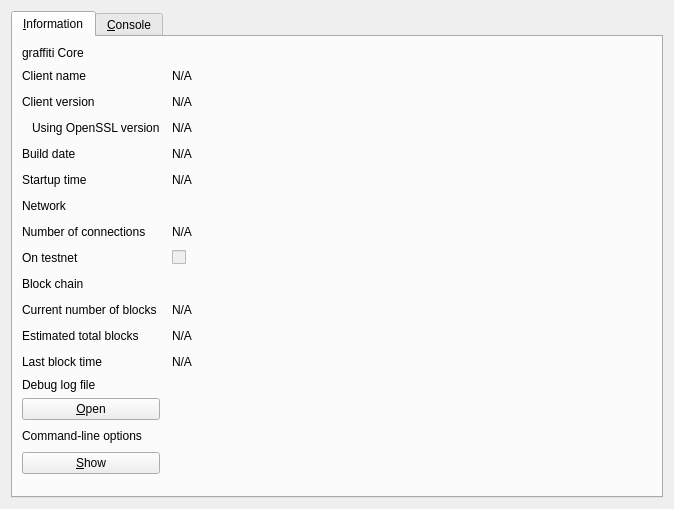
<?xml version="1.0" encoding="UTF-8"?>
<ui version="4.0">
 <class>RPCConsole</class>
 <widget class="QDialog" name="RPCConsole">
  <property name="geometry">
   <rect>
    <x>0</x>
    <y>0</y>
    <width>674</width>
    <height>509</height>
   </rect>
  </property>
  <property name="windowTitle">
   <string>graffiti - Debug window</string>
  </property>
  <layout class="QVBoxLayout" name="verticalLayout_2">
   <item>
    <widget class="QTabWidget" name="tabWidget">
     <property name="currentIndex">
      <number>0</number>
     </property>
     <widget class="QWidget" name="tab_info">
      <attribute name="title">
       <string>&amp;Information</string>
      </attribute>
      <layout class="QGridLayout" name="gridLayout" columnstretch="0,1,0,0">
       <property name="horizontalSpacing">
        <number>12</number>
       </property>
       <item row="12" column="0">
        <widget class="QLabel" name="label_2">
         <property name="text">
          <string>Last block time</string>
         </property>
        </widget>
       </item>
       <item row="9" column="0">
        <widget class="QLabel" name="label_10">
         <property name="font">
          <font>
           <weight>50</weight>
           <bold>false</bold>
          </font>
         </property>
         <property name="text">
          <string>Block chain</string>
         </property>
        </widget>
       </item>
       <item row="8" column="1">
        <widget class="QCheckBox" name="isTestNet">
         <property name="enabled">
          <bool>false</bool>
         </property>
         <property name="text">
          <string/>
         </property>
        </widget>
       </item>
       <item row="11" column="1">
        <widget class="QLabel" name="totalBlocks">
         <property name="cursor">
          <cursorShape>IBeamCursor</cursorShape>
         </property>
         <property name="text">
          <string>N/A</string>
         </property>
         <property name="textFormat">
          <enum>Qt::PlainText</enum>
         </property>
         <property name="textInteractionFlags">
          <set>Qt::LinksAccessibleByMouse|Qt::TextSelectableByKeyboard|Qt::TextSelectableByMouse</set>
         </property>
        </widget>
       </item>
       <item row="10" column="0">
        <widget class="QLabel" name="label_3">
         <property name="text">
          <string>Current number of blocks</string>
         </property>
        </widget>
       </item>
       <item row="7" column="1">
        <widget class="QLabel" name="numberOfConnections">
         <property name="cursor">
          <cursorShape>IBeamCursor</cursorShape>
         </property>
         <property name="text">
          <string>N/A</string>
         </property>
         <property name="textFormat">
          <enum>Qt::PlainText</enum>
         </property>
         <property name="textInteractionFlags">
          <set>Qt::LinksAccessibleByMouse|Qt::TextSelectableByKeyboard|Qt::TextSelectableByMouse</set>
         </property>
        </widget>
       </item>
       <item row="7" column="0">
        <widget class="QLabel" name="label_7">
         <property name="text">
          <string>Number of connections</string>
         </property>
        </widget>
       </item>
       <item row="10" column="1">
        <widget class="QLabel" name="numberOfBlocks">
         <property name="cursor">
          <cursorShape>IBeamCursor</cursorShape>
         </property>
         <property name="text">
          <string>N/A</string>
         </property>
         <property name="textFormat">
          <enum>Qt::PlainText</enum>
         </property>
         <property name="textInteractionFlags">
          <set>Qt::LinksAccessibleByMouse|Qt::TextSelectableByKeyboard|Qt::TextSelectableByMouse</set>
         </property>
        </widget>
       </item>
       <item row="8" column="0">
        <widget class="QLabel" name="label_8">
         <property name="text">
          <string>On testnet</string>
         </property>
        </widget>
       </item>
       <item row="11" column="0">
        <widget class="QLabel" name="label_4">
         <property name="text">
          <string>Estimated total blocks</string>
         </property>
        </widget>
       </item>
       <item row="4" column="2">
        <spacer name="horizontalSpacer">
         <property name="orientation">
          <enum>Qt::Horizontal</enum>
         </property>
         <property name="sizeHint" stdset="0">
          <size>
           <width>40</width>
           <height>20</height>
          </size>
         </property>
        </spacer>
       </item>
       <item row="1" column="2">
        <spacer name="horizontalSpacer_2">
         <property name="orientation">
          <enum>Qt::Horizontal</enum>
         </property>
         <property name="sizeHint" stdset="0">
          <size>
           <width>40</width>
           <height>20</height>
          </size>
         </property>
        </spacer>
       </item>
       <item row="2" column="2">
        <spacer name="horizontalSpacer_3">
         <property name="orientation">
          <enum>Qt::Horizontal</enum>
         </property>
         <property name="sizeHint" stdset="0">
          <size>
           <width>40</width>
           <height>20</height>
          </size>
         </property>
        </spacer>
       </item>
       <item row="3" column="2">
        <spacer name="horizontalSpacer_4">
         <property name="orientation">
          <enum>Qt::Horizontal</enum>
         </property>
         <property name="sizeHint" stdset="0">
          <size>
           <width>40</width>
           <height>20</height>
          </size>
         </property>
        </spacer>
       </item>
       <item row="4" column="0">
        <widget class="QLabel" name="label_12">
         <property name="text">
          <string>Build date</string>
         </property>
        </widget>
       </item>
       <item row="3" column="1">
        <widget class="QLabel" name="openSSLVersion">
         <property name="cursor">
          <cursorShape>IBeamCursor</cursorShape>
         </property>
         <property name="text">
          <string>N/A</string>
         </property>
         <property name="textFormat">
          <enum>Qt::PlainText</enum>
         </property>
         <property name="textInteractionFlags">
          <set>Qt::LinksAccessibleByMouse|Qt::TextSelectableByKeyboard|Qt::TextSelectableByMouse</set>
         </property>
        </widget>
       </item>
       <item row="0" column="0">
        <widget class="QLabel" name="label_9">
         <property name="font">
          <font>
           <weight>50</weight>
           <bold>false</bold>
          </font>
         </property>
         <property name="text">
          <string>graffiti Core</string>
         </property>
        </widget>
       </item>
       <item row="2" column="0">
        <widget class="QLabel" name="label_6">
         <property name="text">
          <string>Client version</string>
         </property>
        </widget>
       </item>
       <item row="1" column="0">
        <widget class="QLabel" name="label_5">
         <property name="text">
          <string>Client name</string>
         </property>
        </widget>
       </item>
       <item row="3" column="0">
        <widget class="QLabel" name="label_14">
         <property name="text">
          <string>Using OpenSSL version</string>
         </property>
         <property name="indent">
          <number>10</number>
         </property>
        </widget>
       </item>
       <item row="2" column="1">
        <widget class="QLabel" name="clientVersion">
         <property name="cursor">
          <cursorShape>IBeamCursor</cursorShape>
         </property>
         <property name="text">
          <string>N/A</string>
         </property>
         <property name="textFormat">
          <enum>Qt::PlainText</enum>
         </property>
         <property name="textInteractionFlags">
          <set>Qt::LinksAccessibleByMouse|Qt::TextSelectableByKeyboard|Qt::TextSelectableByMouse</set>
         </property>
        </widget>
       </item>
       <item row="1" column="1">
        <widget class="QLabel" name="clientName">
         <property name="cursor">
          <cursorShape>IBeamCursor</cursorShape>
         </property>
         <property name="text">
          <string>N/A</string>
         </property>
         <property name="textFormat">
          <enum>Qt::PlainText</enum>
         </property>
         <property name="textInteractionFlags">
          <set>Qt::LinksAccessibleByMouse|Qt::TextSelectableByKeyboard|Qt::TextSelectableByMouse</set>
         </property>
        </widget>
       </item>
       <item row="4" column="1">
        <widget class="QLabel" name="buildDate">
         <property name="cursor">
          <cursorShape>IBeamCursor</cursorShape>
         </property>
         <property name="text">
          <string>N/A</string>
         </property>
         <property name="textFormat">
          <enum>Qt::PlainText</enum>
         </property>
         <property name="textInteractionFlags">
          <set>Qt::LinksAccessibleByMouse|Qt::TextSelectableByKeyboard|Qt::TextSelectableByMouse</set>
         </property>
        </widget>
       </item>
       <item row="5" column="0">
        <widget class="QLabel" name="label_13">
         <property name="text">
          <string>Startup time</string>
         </property>
        </widget>
       </item>
       <item row="5" column="1">
        <widget class="QLabel" name="startupTime">
         <property name="cursor">
          <cursorShape>IBeamCursor</cursorShape>
         </property>
         <property name="text">
          <string>N/A</string>
         </property>
         <property name="textFormat">
          <enum>Qt::PlainText</enum>
         </property>
         <property name="textInteractionFlags">
          <set>Qt::LinksAccessibleByMouse|Qt::TextSelectableByKeyboard|Qt::TextSelectableByMouse</set>
         </property>
        </widget>
       </item>
       <item row="6" column="0">
        <widget class="QLabel" name="label_11">
         <property name="font">
          <font>
           <weight>50</weight>
           <bold>false</bold>
          </font>
         </property>
         <property name="text">
          <string>Network</string>
         </property>
        </widget>
       </item>
       <item row="6" column="2">
        <spacer name="horizontalSpacer_6">
         <property name="orientation">
          <enum>Qt::Horizontal</enum>
         </property>
         <property name="sizeHint" stdset="0">
          <size>
           <width>40</width>
           <height>20</height>
          </size>
         </property>
        </spacer>
       </item>
       <item row="5" column="2">
        <spacer name="horizontalSpacer_5">
         <property name="orientation">
          <enum>Qt::Horizontal</enum>
         </property>
         <property name="sizeHint" stdset="0">
          <size>
           <width>40</width>
           <height>20</height>
          </size>
         </property>
        </spacer>
       </item>
       <item row="12" column="1">
        <widget class="QLabel" name="lastBlockTime">
         <property name="cursor">
          <cursorShape>IBeamCursor</cursorShape>
         </property>
         <property name="text">
          <string>N/A</string>
         </property>
         <property name="textFormat">
          <enum>Qt::PlainText</enum>
         </property>
         <property name="textInteractionFlags">
          <set>Qt::LinksAccessibleByMouse|Qt::TextSelectableByKeyboard|Qt::TextSelectableByMouse</set>
         </property>
        </widget>
       </item>
       <item row="13" column="0">
        <spacer name="verticalSpacer_2">
         <property name="orientation">
          <enum>Qt::Vertical</enum>
         </property>
         <property name="sizeHint" stdset="0">
          <size>
           <width>20</width>
           <height>20</height>
          </size>
         </property>
        </spacer>
       </item>
       <item row="14" column="0">
        <widget class="QLabel" name="labelDebugLogfile">
         <property name="font">
          <font>
           <weight>50</weight>
           <bold>false</bold>
          </font>
         </property>
         <property name="text">
          <string>Debug log file</string>
         </property>
        </widget>
       </item>
       <item row="15" column="0">
        <widget class="QPushButton" name="openDebugLogfileButton">
         <property name="toolTip">
          <string>Open the graffiti debug log file from the current data directory. This can take a few seconds for large log files.</string>
         </property>
         <property name="text">
          <string>&amp;Open</string>
         </property>
         <property name="autoDefault">
          <bool>false</bool>
         </property>
        </widget>
       </item>
       <item row="16" column="0">
        <widget class="QLabel" name="labelCLOptions">
         <property name="font">
          <font>
           <weight>50</weight>
           <bold>false</bold>
          </font>
         </property>
         <property name="text">
          <string>Command-line options</string>
         </property>
        </widget>
       </item>
       <item row="17" column="0">
        <widget class="QPushButton" name="showCLOptionsButton">
         <property name="toolTip">
          <string>Show the graffiti-Qt help message to get a list with possible graffiti command-line options.</string>
         </property>
         <property name="text">
          <string>&amp;Show</string>
         </property>
         <property name="autoDefault">
          <bool>false</bool>
         </property>
        </widget>
       </item>
       <item row="18" column="0">
        <spacer name="verticalSpacer">
         <property name="orientation">
          <enum>Qt::Vertical</enum>
         </property>
         <property name="sizeHint" stdset="0">
          <size>
           <width>20</width>
           <height>40</height>
          </size>
         </property>
        </spacer>
       </item>
       <item row="8" column="2">
        <spacer name="horizontalSpacer_8">
         <property name="orientation">
          <enum>Qt::Horizontal</enum>
         </property>
         <property name="sizeHint" stdset="0">
          <size>
           <width>40</width>
           <height>20</height>
          </size>
         </property>
        </spacer>
       </item>
       <item row="7" column="2">
        <spacer name="horizontalSpacer_7">
         <property name="orientation">
          <enum>Qt::Horizontal</enum>
         </property>
         <property name="sizeHint" stdset="0">
          <size>
           <width>40</width>
           <height>20</height>
          </size>
         </property>
        </spacer>
       </item>
       <item row="9" column="2">
        <spacer name="horizontalSpacer_9">
         <property name="orientation">
          <enum>Qt::Horizontal</enum>
         </property>
         <property name="sizeHint" stdset="0">
          <size>
           <width>40</width>
           <height>20</height>
          </size>
         </property>
        </spacer>
       </item>
       <item row="10" column="2">
        <spacer name="horizontalSpacer_10">
         <property name="orientation">
          <enum>Qt::Horizontal</enum>
         </property>
         <property name="sizeHint" stdset="0">
          <size>
           <width>40</width>
           <height>20</height>
          </size>
         </property>
        </spacer>
       </item>
       <item row="11" column="2">
        <spacer name="horizontalSpacer_11">
         <property name="orientation">
          <enum>Qt::Horizontal</enum>
         </property>
         <property name="sizeHint" stdset="0">
          <size>
           <width>40</width>
           <height>20</height>
          </size>
         </property>
        </spacer>
       </item>
       <item row="12" column="2">
        <spacer name="horizontalSpacer_12">
         <property name="orientation">
          <enum>Qt::Horizontal</enum>
         </property>
         <property name="sizeHint" stdset="0">
          <size>
           <width>40</width>
           <height>20</height>
          </size>
         </property>
        </spacer>
       </item>
       <item row="15" column="2">
        <spacer name="horizontalSpacer_13">
         <property name="orientation">
          <enum>Qt::Horizontal</enum>
         </property>
         <property name="sizeHint" stdset="0">
          <size>
           <width>40</width>
           <height>20</height>
          </size>
         </property>
        </spacer>
       </item>
       <item row="16" column="2">
        <spacer name="horizontalSpacer_14">
         <property name="orientation">
          <enum>Qt::Horizontal</enum>
         </property>
         <property name="sizeHint" stdset="0">
          <size>
           <width>40</width>
           <height>20</height>
          </size>
         </property>
        </spacer>
       </item>
       <item row="17" column="2">
        <spacer name="horizontalSpacer_15">
         <property name="orientation">
          <enum>Qt::Horizontal</enum>
         </property>
         <property name="sizeHint" stdset="0">
          <size>
           <width>40</width>
           <height>20</height>
          </size>
         </property>
        </spacer>
       </item>
       <item row="15" column="3" rowspan="3">
        <widget class="QLabel" name="label_15">
         <property name="text">
          <string/>
         </property>
         <property name="pixmap">
          <pixmap resource="../bitcoin.qrc">:/images/small_logo</pixmap>
         </property>
         <property name="scaledContents">
          <bool>false</bool>
         </property>
        </widget>
       </item>
      </layout>
     </widget>
     <widget class="QWidget" name="tab_console">
      <attribute name="title">
       <string>&amp;Console</string>
      </attribute>
      <layout class="QVBoxLayout" name="verticalLayout_3">
       <property name="spacing">
        <number>3</number>
       </property>
       <item>
        <widget class="QTextEdit" name="messagesWidget">
         <property name="minimumSize">
          <size>
           <width>0</width>
           <height>100</height>
          </size>
         </property>
         <property name="readOnly">
          <bool>true</bool>
         </property>
         <property name="tabKeyNavigation" stdset="0">
          <bool>false</bool>
         </property>
         <property name="columnCount" stdset="0">
          <number>2</number>
         </property>
        </widget>
       </item>
       <item>
        <layout class="QHBoxLayout" name="horizontalLayout">
         <property name="spacing">
          <number>3</number>
         </property>
         <item>
          <widget class="QLabel" name="label">
           <property name="text">
            <string notr="true">&gt;</string>
           </property>
          </widget>
         </item>
         <item>
          <widget class="QLineEdit" name="lineEdit"/>
         </item>
         <item>
          <widget class="QPushButton" name="clearButton">
           <property name="maximumSize">
            <size>
             <width>24</width>
             <height>24</height>
            </size>
           </property>
           <property name="toolTip">
            <string>Clear console</string>
           </property>
           <property name="text">
            <string/>
           </property>
           <property name="icon">
            <iconset resource="../bitcoin.qrc">
             <normaloff>:/icons/remove</normaloff>:/icons/remove</iconset>
           </property>
           <property name="shortcut">
            <string notr="true">Ctrl+L</string>
           </property>
           <property name="autoDefault">
            <bool>false</bool>
           </property>
          </widget>
         </item>
        </layout>
       </item>
      </layout>
     </widget>
    </widget>
   </item>
  </layout>
 </widget>
 <resources>
  <include location="../bitcoin.qrc"/>
 </resources>
 <connections/>
</ui>
